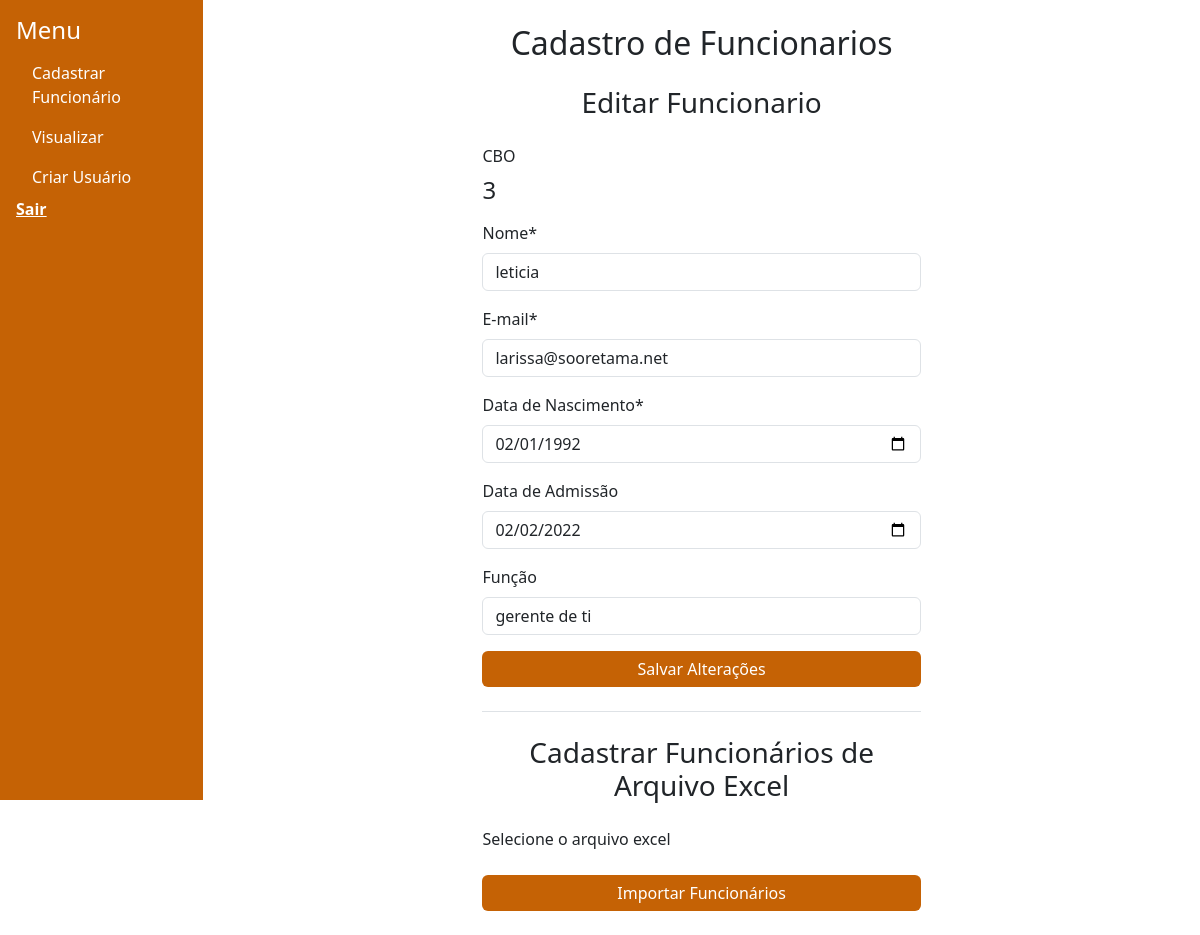
The page /funcionarios/editar-funcionarios/3/ on the database its author committed.
### funcionarios/models.py (models this page shows, shortened)
class Funcionario(models.Model):
    nome = models.CharField(max_length=100)
    email= models.EmailField()
    data_nascimento = models.DateField(null=False, blank=False)
    foto = models.ImageField(upload_to='foto/' , blank=True, null=True)
    arquivo_pdf = models.FileField(upload_to='pdf/' , blank=True, null=True)
    cbo = models.AutoField(primary_key=True)
    funcao = models.CharField(max_length=100, null=True)
    data_admissao = models.DateField(null=True, blank=True)
    id_tarefa_mail = models.CharField(max_length=255, null=True, blank=True)
    class Meta:
        permissions = [
            ("cadastrar_funcionarios", "Pode cadastrar funcionários")
        ]

### funcionarios/views.py (the view)
# urls.py: path('editar-funcionarios/<int:cbo>/', views.editar_funcionarios, name='editar_funcionarios'),
def editar_funcionarios(request, cbo):
    funcionario = get_object_or_404(Funcionario, cbo=cbo)
    print(f"Dados do funcionário: {funcionario.nome}, {funcionario.email}, {funcionario.data_nascimento}")
    if request.method == 'POST':
        form_editar = FuncionarioForm(request.POST, instance=funcionario)
        if form_editar.is_valid():
            form_editar.save()  # Salva o funcionário com os dados corrigidos
            messages.success(request, "Funcionário alterado com sucesso.")
            return redirect('funcionarios:menu_cadastros')
        else:
            messages.error(request, "Falha ao editar o cadastro do funcionário.")
            print(f"Erros ao editar: {form_editar.errors}")  # Para depuração
    else:
        form_editar = FuncionarioForm(instance=funcionario)
    return render(request, 'funcionarios/cadastrar_funcionario.html', {
        'form_funcionario': form_editar,
    })

### funcionarios/templates/funcionarios/cadastrar_funcionario.html (shortened to what this page needs)
{% extends "funcionarios/base.html" %}
{% load static %}
    {% block content %}
    <div class="container d-flex justify-content-center align-items-center min-vh-70">
        <div class="row w-100">
            <div class="col-lg-6 col-md-8 col-sm-12 mx-auto">
                <h2 class="text-center mb-4">Cadastro de Funcionarios</h2>
                <form method="POST"
                    action="{% if form_funcionario.instance.cbo %}{% url 'funcionarios:editar_funcionarios' form_funcionario.instance.cbo %}{% else %}{% url 'funcionarios:cadastrar_funcionarios' %}{% endif %}">
                        {% if form_funcionario.instance.cbo %}
                            <h3 class="text-center mb-4">Editar Funcionario</h3>
                        {% else %}
                            <h3 class="text-center mb-4">Novo Funcionario</h3>
                        {% endif %}
                    <div class="mb-3">
                        <label for="cbo" class="form-label">CBO</label>
                        {% if form_funcionario.instance.cbo %}
                            <h4 class="form-label fw-normal">{{ form_funcionario.instance.cbo }}</h4>
                        {% else %}
                            <input type="hidden" name="cbo" value="{{ cbo_gerado }}" readonly>
                            <h4 class="form-label fw-normal">{{ cbo_gerado }}</h4>
                        {% endif %}
                        </div>
                    <div class="mb-3">
                        <label for="{{ form_funcionario.nome.id_for_label }}" class="form-label">Nome*</label>
                        <input
                            type="text"
                            name="nome"
                            id="id_nome"
                            class="form-control"
                            value="{{ form_funcionario.nome.value|default_if_none:'' }}"
                            placeholder="Digite seu nome e sobrenome"
                            required>
                    </div>
                    <div class="mb-3">
                        <label for="{{ form_funcionario.email.id_for_label }}" class="form-label">E-mail*</label>
                        <input
                            type="email"
                            name="email"
                            id="id_email"
                            class="form-control"
                            value="{{ form_funcionario.email.value|default_if_none:'' }}"
                            placeholder="Digite um e-mail válido"
                            required>
                    </div>
                    <div class="mb-3">
                        <label for="{{ form_funcionario.data_nascimento.id_for_label }}" class="form-label">Data de Nascimento*</label>
                        <input
                            type="date"
                            name="data_nascimento"
                            id="id_data_nascimento"
                            class="form-control"
                            value="{% if form_funcionario.data_nascimento.value %}{{ form_funcionario.data_nascimento.value|date:'Y-m-d' }}{% endif %}"
                            placeholder="dd/mm/aaaa"
                            required>
                    </div>
                    <div class="mb-3">
                        <label for="{{ form_funcionario.data_admissao.id_for_label }}" class="form-label">Data de Admissão</label>
                        <input
                            type="date"
                            name="data_admissao"
                            id="id_data_admissao"
                            class="form-control"
                            value="{{ form_funcionario.data_admissao.value|date:'Y-m-d' }}"
                            placeholder="dd/mm/aaaa">
                    </div>
                    <div class="mb-3">
                        <label for="{{ form_funcionario.funcao.id_for_label }}" class="form-label">Função</label>
                        <input
                            type="text"
                            name="funcao"
                            id="id_funcao"
                            class="form-control"
                            placeholder="Digite seu cargo"
                            value="{{ form_funcionario.funcao.value|default_if_none:'' }}">
                    </div>
                    <button type="submit" class="btn btn-primary w-100" style="background-color:#c56205 !important; border: #b85c07;">
                        {% if form_funcionario.instance.cbo %}
                            Salvar Alterações
                        {% else %}
                            Adicionar Funcionário
                        {% endif %}
                    </button>
                </form>
                <div class="my-4 border-top"></div>
                <h3 class="text-center mb-4">Cadastrar Funcionários de Arquivo Excel</h3>
                <form method="POST" action="{% url 'funcionarios:cadastrar_funcionarios' %}" enctype="multipart/form-data">
                    <div class="row">
                        <div class="col-md-6 mb-3">
                            <label for="id_excel_file" class="form-label">Selecione o arquivo excel</label>
                        </div>
                    </div>
                    <button type="submit" name="import" class="btn btn-primary w-100" style="background-color:#c56205 !important; border: #b85c07;">Importar Funcionários</button>
                </form>
            </div>
        </div>
    </div>
{% endblock %}

### rows shown on the page
Funcionario: instance.cbo "3", nome "leticia", email "larissa@sooretama.net", data_nascimento "02/01/1992", data_admissao "02/02/2022", funcao "gerente de ti"
